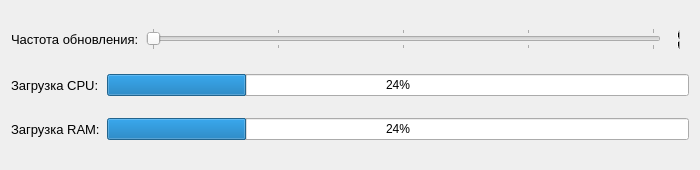
<?xml version="1.0" encoding="UTF-8"?>
<ui version="4.0">
 <class>FormSystem</class>
 <widget class="QWidget" name="FormSystem">
  <property name="geometry">
   <rect>
    <x>0</x>
    <y>0</y>
    <width>700</width>
    <height>170</height>
   </rect>
  </property>
  <property name="minimumSize">
   <size>
    <width>700</width>
    <height>170</height>
   </size>
  </property>
  <property name="maximumSize">
   <size>
    <width>16777215</width>
    <height>170</height>
   </size>
  </property>
  <property name="windowTitle">
   <string>Системная информация</string>
  </property>
  <layout class="QVBoxLayout" name="verticalLayout">
   <item>
    <layout class="QHBoxLayout" name="horizontalLayout">
     <property name="spacing">
      <number>0</number>
     </property>
     <property name="topMargin">
      <number>0</number>
     </property>
     <property name="rightMargin">
      <number>0</number>
     </property>
     <property name="bottomMargin">
      <number>0</number>
     </property>
     <item>
      <widget class="QLabel" name="label">
       <property name="minimumSize">
        <size>
         <width>135</width>
         <height>0</height>
        </size>
       </property>
       <property name="font">
        <font>
         <pointsize>10</pointsize>
        </font>
       </property>
       <property name="text">
        <string>Частота обновления:</string>
       </property>
      </widget>
     </item>
     <item>
      <widget class="QSlider" name="horizontalSlider">
       <property name="maximumSize">
        <size>
         <width>16777215</width>
         <height>22</height>
        </size>
       </property>
       <property name="minimum">
        <number>1</number>
       </property>
       <property name="maximum">
        <number>5</number>
       </property>
       <property name="pageStep">
        <number>1</number>
       </property>
       <property name="orientation">
        <enum>Qt::Horizontal</enum>
       </property>
       <property name="tickPosition">
        <enum>QSlider::TicksBothSides</enum>
       </property>
       <property name="tickInterval">
        <number>1</number>
       </property>
      </widget>
     </item>
     <item>
      <widget class="QLCDNumber" name="lcdNumber">
       <property name="maximumSize">
        <size>
         <width>16777215</width>
         <height>25</height>
        </size>
       </property>
       <property name="font">
        <font>
         <pointsize>9</pointsize>
         <bold>false</bold>
        </font>
       </property>
       <property name="frameShape">
        <enum>QFrame::NoFrame</enum>
       </property>
       <property name="digitCount">
        <number>1</number>
       </property>
       <property name="value" stdset="0">
        <double>1.000000000000000</double>
       </property>
      </widget>
     </item>
    </layout>
   </item>
   <item>
    <layout class="QHBoxLayout" name="horizontalLayout_2">
     <item>
      <widget class="QLabel" name="label_2">
       <property name="minimumSize">
        <size>
         <width>90</width>
         <height>0</height>
        </size>
       </property>
       <property name="font">
        <font>
         <pointsize>10</pointsize>
        </font>
       </property>
       <property name="text">
        <string>Загрузка CPU:</string>
       </property>
      </widget>
     </item>
     <item>
      <widget class="QProgressBar" name="progressBarCPU">
       <property name="value">
        <number>24</number>
       </property>
      </widget>
     </item>
    </layout>
   </item>
   <item>
    <layout class="QHBoxLayout" name="horizontalLayout_3">
     <item>
      <widget class="QLabel" name="label_3">
       <property name="minimumSize">
        <size>
         <width>90</width>
         <height>0</height>
        </size>
       </property>
       <property name="font">
        <font>
         <pointsize>10</pointsize>
        </font>
       </property>
       <property name="text">
        <string>Загрузка RAM:</string>
       </property>
      </widget>
     </item>
     <item>
      <widget class="QProgressBar" name="progressBarRAM">
       <property name="value">
        <number>24</number>
       </property>
      </widget>
     </item>
    </layout>
   </item>
  </layout>
 </widget>
 <resources/>
 <connections/>
</ui>
